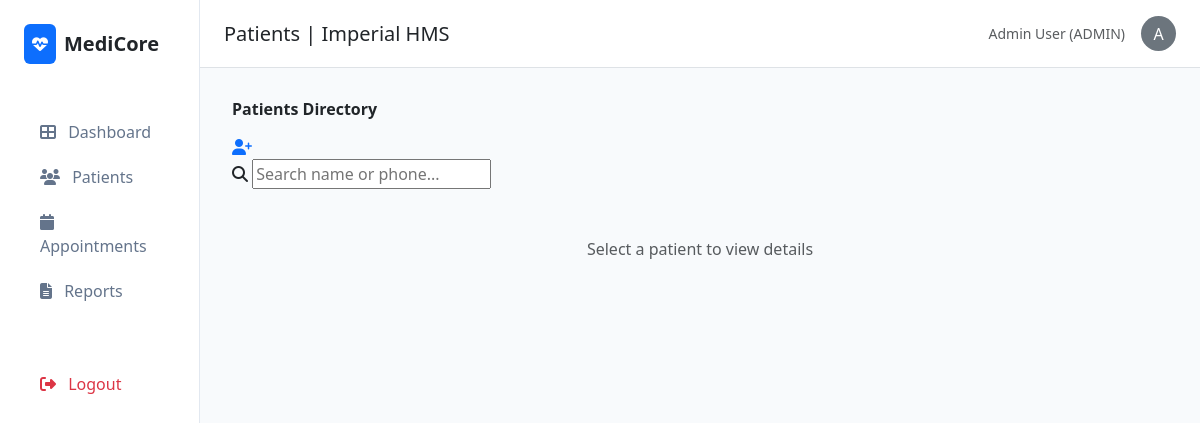
Page /patients/ (signed in) on the earlier database version.
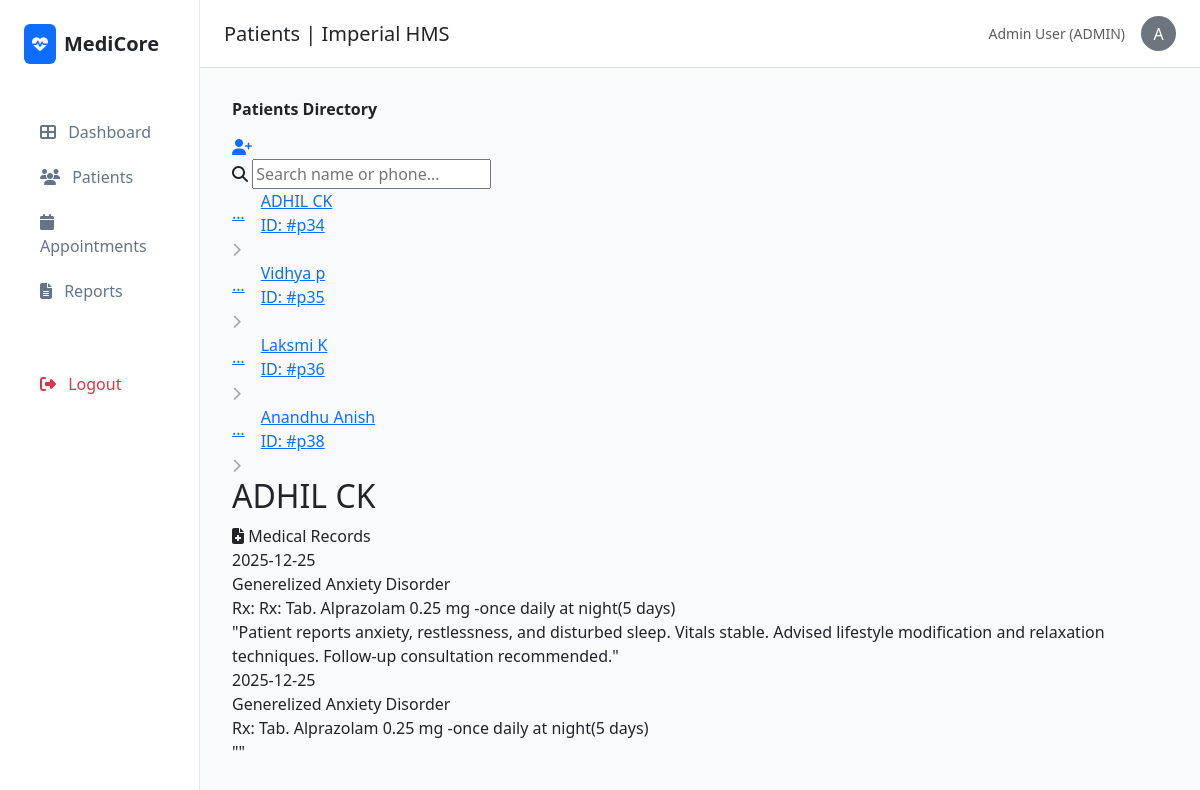
Same page on the later database version.
### mainapp/models.py (models this page shows, shortened)
class User(AbstractUser):
    ROLE_CHOICES = [
        ('ADMIN', 'Administrator'),
        ('DOCTOR', 'Doctor'),
        ('STAFF', 'Staff'),
        ('PATIENT', 'Patient'),
    ]
    name = models.CharField(max_length=100)
    email = models.EmailField(unique=True)
    role = models.CharField(max_length=10, choices=ROLE_CHOICES, default='PATIENT')
    avatar = models.ImageField(upload_to='avatars/', blank=True, null=True)
    phone = models.CharField(max_length=15, blank=True)
    is_active_user = models.BooleanField(default=True)
    email_verified = models.BooleanField(default=False)
    first_login = models.BooleanField(default=True)
    def get_full_name(self):
        return self.name or self.username

class MedicalHistory(models.Model):
    patient = models.ForeignKey(User, on_delete=models.CASCADE, limit_choices_to={'role': 'PATIENT'}, related_name='patient_medical_history')
    doctor = models.ForeignKey(User, on_delete=models.CASCADE, limit_choices_to={'role': 'DOCTOR'}, related_name='doctor_medical_history')
    appointment = models.ForeignKey(Appointment, on_delete=models.SET_NULL, null=True, blank=True)
    diagnosis = models.TextField()
    treatment = models.TextField()
    symptoms = models.TextField(blank=True)
    vital_signs = models.JSONField(default=dict, blank=True)
    lab_results = models.TextField(blank=True)
    follow_up_date = models.DateField(null=True, blank=True)
    date = models.DateTimeField(auto_now_add=True)

### mainapp/views.py (the view)
# urls.py: path('patients/', views.patient_list, name='patient_list'),
@role_required(['ADMIN', 'DOCTOR', 'STAFF'])
def patient_list(request):
    if request.user.role == 'DOCTOR':
        patients = User.objects.filter(role='PATIENT', patient_appointments__doctor=request.user).distinct()
    else:
        patients = User.objects.filter(role='PATIENT')
    selected_patient_id = request.GET.get('p')
    selected_patient = None
    medical_history = []
    if selected_patient_id:
        selected_patient = get_object_or_404(User, id=selected_patient_id, role='PATIENT')
    elif patients.exists():
        selected_patient = patients.first()
    if selected_patient:
        medical_history = MedicalHistory.objects.filter(patient=selected_patient).order_by('-date')
    if request.user.role == 'DOCTOR':
        base_template = 'base_doctor.html'
    elif request.user.role == 'STAFF':
        base_template = 'base_staff.html'
    else:
        base_template = 'base.html'
    return render(request, 'patient_list.html', {
        'patients': patients,
        'selected_patient': selected_patient,
        'medical_history': medical_history,
        'base_template': base_template
    })

### mainapp/context_processors.py (called while the page is built)
def notifications_context(request):
    if request.user.is_authenticated:
        unread_count = Notification.objects.filter(user=request.user, is_read=False).count()
        return {'unread_notifications_count': unread_count}
    return {'unread_notifications_count': 0}

### templates/patient_list.html (shortened to what this page needs)
{% extends base_template|default:'base.html' %}
{% block title %}Patients | Imperial HMS{% endblock %}
{% block content %}
<div class="split-layout">
    <div class="directory-card">
        <div class="directory-header">
            <h6 class="fw-bold mb-3">Patients Directory</h6>
            {% if request.user.role == 'STAFF' or request.user.role == 'ADMIN' %}
            <a href="#" class="btn-add-small" id="open-register-btn" title="Register Patient">
                <i class="fas fa-user-plus"></i>
            </a>
            {% endif %}
            <div class="search-wrapper">
                <i class="fas fa-search"></i>
                <input type="text" class="search-input" placeholder="Search name or phone...">
            </div>
        </div>
        <div class="patient-list">
            {% for p in patients %}
            <a href="?p={{ p.id }}" class="patient-item {% if selected_patient.id == p.id %}active{% endif %}">
                <div class="d-flex align-items-center gap-3">
                    <div class="p-init">{{ p.name|truncatechars:1|upper }}</div>
                    <div class="p-info">
                        <div class="name">{{ p.name }}</div>
                        <div class="id">ID: #p{{ p.id }}</div>
                    </div>
                </div>
                <i class="fas fa-chevron-right text-muted opacity-50 small"></i>
            </a>
            {% endfor %}
        </div>
    </div>
    <div class="detail-container">
        {% if selected_patient %}
        <div class="detail-main-card">
            <div class="p-header">
                <h2>{{ selected_patient.name }}</h2>
            </div>
            <div class="section-header">
                <i class="fas fa-file-medical"></i> Medical Records
            </div>
            <div class="history-list">
                {% for history in medical_history %}
                <div class="history-item">
                    <div class="h-date">{{ history.date|date:"Y-m-d" }}</div>
                    <div class="h-diagnosis">{{ history.diagnosis }}</div>
                    <div class="h-rx">Rx: {{ history.treatment }}</div>
                    <div class="h-notes">"{{ history.symptoms }}"</div>
                </div>
                {% empty %}
                <div class="text-center py-4 text-muted small">No previous medical records found.</div>
                {% endfor %}
            </div>
        </div>
        {% else %}
        <div class="detail-main-card text-center py-5">
            <p class="text-muted">Select a patient to view details</p>
        </div>
        {% endif %}
    </div>
</div>
{% endblock %}

Differences in the rows shown:
added User: name "…", name "ADHIL CK", id "34"
added User: name "…", name "Vidhya p", id "35"
added User: name "…", name "Laksmi K", id "36"
added User: name "…", name "Anandhu Anish", id "38"
added MedicalHistory: date "2025-12-25", diagnosis "Generelized Anxiety Disorder", treatment "Rx: Tab. Alprazolam 0.25 mg -once daily at night(5 days)", symptoms "Patient reports anxiety, restlessness, and disturbed sleep. Vitals stable. Advised lifestyle modification and relaxation techniques. Follow-up consultation recommended."
added MedicalHistory: date "2025-12-25", diagnosis "Generelized Anxiety Disorder", treatment "Tab. Alprazolam 0.25 mg -once daily at night(5 days)"
Other differences:
text no longer shown: "Select a patient to view details"
text now shown: "Medical Records"
